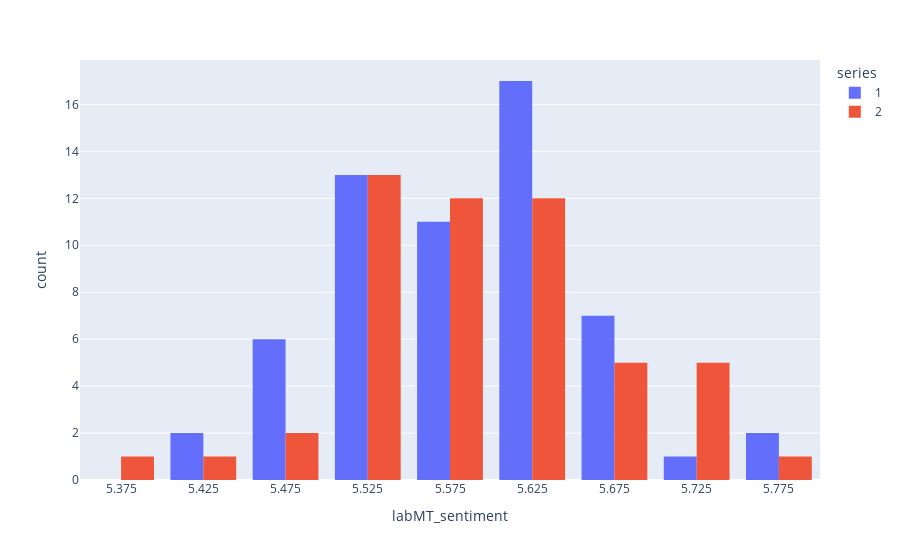

The notebook cell this image was saved under:
### Markdown cell above
#### Sentiment per series

### Code cell
px.histogram(dialog_df_groups, x='labMT_sentiment',color='series', barmode='group')

### Figure 1 — Plotly figure (JSON) as saved in the notebook; plotly's stock layout.template omitted (floating-point values rounded to 4 significant figures)
{"data": [{"alignmentgroup": "True", "bingroup": "x", "hovertemplate": "series=1<br>labMT_sentiment=%{x}<br>count=%{y}<extra></extra>", "legendgroup": "1", "marker": {"color": "#636efa", "pattern": {"shape": ""}}, "name": "1", "offsetgroup": "1", "orientation": "v", "showlegend": true, "type": "histogram", "x": [5.464, 5.574, 5.615, 5.693, 5.603, 5.511, 5.61, 5.543, 5.646, 5.536, 5.596, 5.531, 5.638, 5.654, 5.586, 5.673, 5.516, 5.698, 5.603, 5.536, 5.458, 5.407, 5.602, 5.664, 5.547, 5.599, 5.534, 5.529, 5.573, 5.478, 5.47, 5.567, 5.579, 5.542, 5.76, 5.519, 5.634, 5.635, 5.648, 5.598, 5.504, 5.646, 5.602, 5.607, 5.683, 5.616, 5.638, 5.633, 5.499, 5.554, 5.655, 5.794, 5.609, 5.737, 5.567, 5.517, 5.559, 5.426, 5.5], "xaxis": "x", "yaxis": "y"}, {"alignmentgroup": "True", "bingroup": "x", "hovertemplate": "series=2<br>labMT_sentiment=%{x}<br>count=%{y}<extra></extra>", "legendgroup": "2", "marker": {"color": "#EF553B", "pattern": {"shape": ""}}, "name": "2", "offsetgroup": "2", "orientation": "v", "showlegend": true, "type": "histogram", "x": [5.532, 5.619, 5.719, 5.743, 5.575, 5.584, 5.487, 5.549, 5.633, 5.694, 5.507, 5.539, 5.524, 5.528, 5.542, 5.575, 5.533, 5.582, 5.467, 5.58, 5.57, 5.561, 5.606, 5.526, 5.66, 5.395, 5.588, 5.79, 5.692, 5.581, 5.603, 5.613, 5.573, 5.503, 5.649, 5.626, 5.568, 5.604, 5.708, 5.718, 5.536, 5.619, 5.728, 5.583, 5.449, 5.514, 5.685, 5.61, 5.626, 5.622, 5.697, 5.543], "xaxis": "x", "yaxis": "y"}], "layout": {"barmode": "group", "legend": {"title": {"text": "series"}, "tracegroupgap": 0}, "margin": {"t": 60}, "xaxis": {"anchor": "y", "domain": [0, 1], "title": {"text": "labMT_sentiment"}}, "yaxis": {"anchor": "x", "domain": [0, 1], "title": {"text": "count"}}}}
